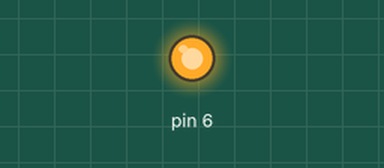
Bench run of a sketch on a simulated Arduino Uno, built with avr-gcc and run on an emulated ATmega328P. Shown: output pins drawn as LEDs (lit = HIGH).

Above: at 0.7 s.
At 33.0 s:
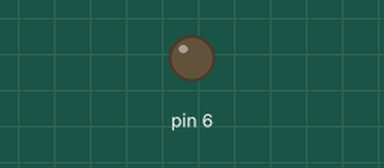
Timing chart, 0 to 35.8 s (numbered marks = the images above):
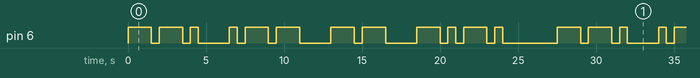

Measured:
- by itself, pin 6: moves between LOW and HIGH, repeating every 27.5 s
- by itself, everything shown: repeats every 27.5 s, in 24 steps

The sketch:

Morse_Code.ino
```cpp
void setup() {
  // put your setup code here, to run once:
  pinMode(6, OUTPUT);
  digitalWrite(6, LOW);
}
// dash and dot function definitions
void dash(){
    digitalWrite(6, HIGH);
    delay(1500);
    digitalWrite(6, LOW);
    delay(500);
  }
void dot() {
    digitalWrite(6, HIGH);
    delay(500);
    digitalWrite(6, LOW);
    delay(500);
  }

void one() {
  dot();
  dash();
  dash();
  dash();
  dash();
}

void two() {
  dot();
  dot();
  dash();
  dash();
  dash();
}

void three() {
  dot();
  dot();
  dot();
  dash();
  dash();
}

void four() {
  dot();
  dot();
  dot();
  dot();
  dash();
}

void five() {
  dot();
  dot();
  dot();
  dot();
  dot();
}

void loop() {
  // put your main code here, to run repeatedly:
  //GWMC (Girls Who Morse Code) in morse code:
  dash();
  dash();
  dot();
  delay(1500);
  //^this is G
  dot();
  dash();
  dash();
  delay(1500);
  //^this is W
  dash();
  dash();
  delay(1500);
  //^this is M
  dash();
  dot();
  dash();
  dot();
  delay(3000);
  //^this is C and a long delay
}
```
